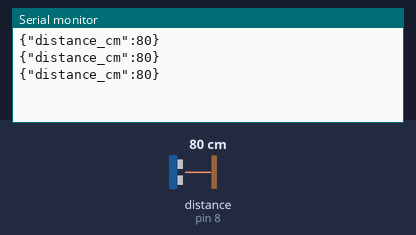
This sketch was run on a simulated Arduino Uno, built with avr-gcc and run on an emulated ATmega328P. Parts: the last lines printed to the serial monitor. Wiring (inferred from the names in the program): ultrasonic range finder: trigger pin 7; echo pin 8. Inputs (shaded band) come from the test bench; at power-on: distance to the obstacle (sensor on pin 8) 80 cm. The echo pulse lasts 58.3 µs per cm.

Above: at 1.3 s.
1.4 s: distance to the obstacle (sensor on pin 8) set to 2 cm
At 1.9 s:
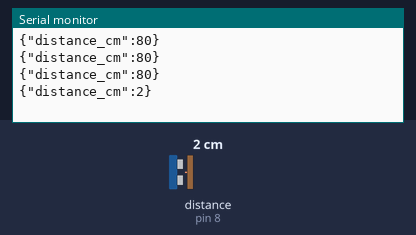
2.9 s: distance to the obstacle (sensor on pin 8) set to 4 cm
At 3.4 s:
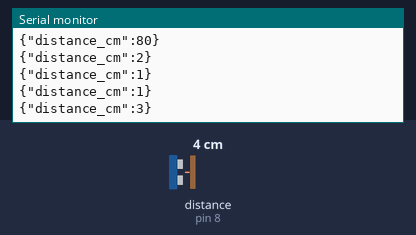
Timing chart, 0 to 5.9 s (numbered marks = the images above; inputs shaded):
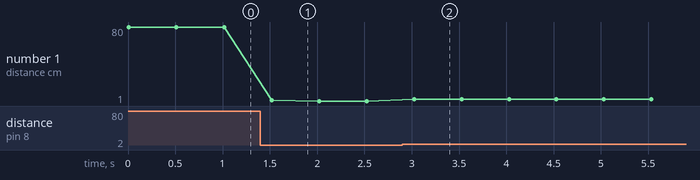

Measured:
- after the input at 1.4 s, the serial monitor: prints a new line after 0.12 s (image 1)
- after the input at 2.9 s, the serial monitor: prints a new line after 0.13 s (image 2)
- plotted number 1: 80 → 1 after the input at 1.4 s, 1 → 3 after the input at 2.9 s

The sketch:

ultrasonico_com_json.ino
```cpp
#include <ArduinoJson.h> // Inclua a biblioteca ArduinoJson

int cm = 0;
int triggerPin = 7;
int echoPin = 8;

long readUltrasonicDistance(int triggerPin, int echoPin)
{
  pinMode(triggerPin, OUTPUT);
  digitalWrite(triggerPin, LOW);
  delayMicroseconds(2);

  digitalWrite(triggerPin, HIGH);
  delayMicroseconds(10);
  digitalWrite(triggerPin, LOW);
  pinMode(echoPin, INPUT);

  return pulseIn(echoPin, HIGH);
}

void setup()
{
  Serial.begin(9600);
}

void loop()
{
  cm = 0.01723 * readUltrasonicDistance(triggerPin, echoPin);

  // Criar um objeto JSON
  // doc- nome da variavel, pode ser qualquer um
  // 50 - pode ser qalquer um, mas tem que ser o bastante pra armazenar as informacoes

  StaticJsonDocument<50> doc;
  doc["distance_cm"] = cm; // Adicionar a variável cm ao JSON

  // Serializar o objeto JSON para enviar pela porta serial
  serializeJson(doc, Serial);
  Serial.println(); // Adicionar uma quebra de linha para separar os dados

  delay(500);
}
```
